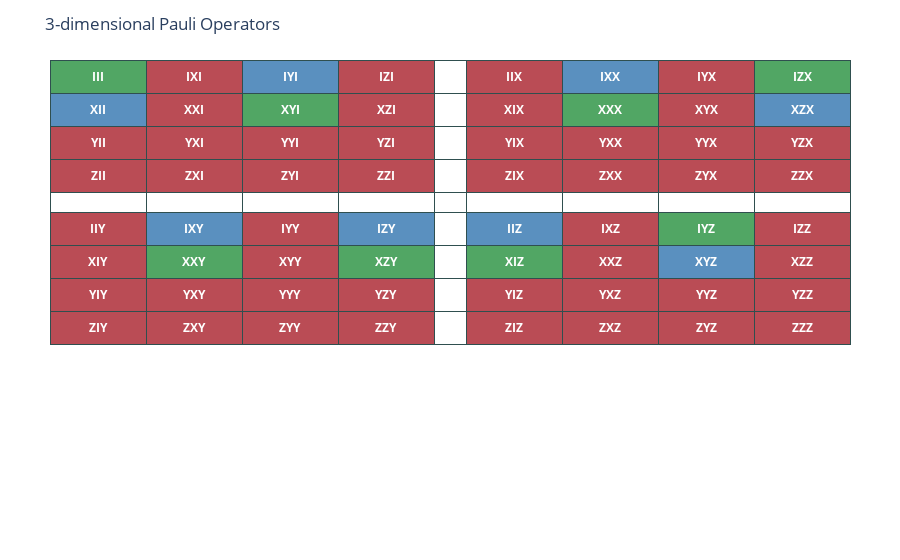

Notebook code cell kept with this figure:
### Code cell
draw_3_dim_paulis_with_value_assignment(value_assigment_3_1_ex_3)

### Figure 1 — Plotly figure (JSON) as saved in the notebook; plotly's stock layout.template omitted (floating-point values rounded to 4 significant figures)
{"data": [{"cells": {"align": ["center"], "fill": {"color": [["#5A90BF", "#BA4C55", "#BA4C55", "white", "#BA4C55", "#BA4C55", "#BA4C55", "#BA4C55"], ["#BA4C55", "#BA4C55", "#BA4C55", "white", "#5A90BF", "#51A664", "#BA4C55", "#BA4C55"], ["#51A664", "#BA4C55", "#BA4C55", "white", "#BA4C55", "#BA4C55", "#BA4C55", "#BA4C55"], ["#BA4C55", "#BA4C55", "#BA4C55", "white", "#5A90BF", "#51A664", "#BA4C55", "#BA4C55"], ["white", "white", "white", "white", "white", "white", "white", "white"], ["#BA4C55", "#BA4C55", "#BA4C55", "white", "#5A90BF", "#51A664", "#BA4C55", "#BA4C55"], ["#51A664", "#BA4C55", "#BA4C55", "white", "#BA4C55", "#BA4C55", "#BA4C55", "#BA4C55"], ["#BA4C55", "#BA4C55", "#BA4C55", "white", "#51A664", "#5A90BF", "#BA4C55", "#BA4C55"], ["#5A90BF", "#BA4C55", "#BA4C55", "white", "#BA4C55", "#BA4C55", "#BA4C55", "#BA4C55"]]}, "font": {"color": "white", "size": 12}, "line": {"color": ["darkslategray"]}, "values": [["<b>XII</b>", "<b>YII</b>", "<b>ZII</b>", "<b></b>", "<b>IIY</b>", "<b>XIY</b>", "<b>YIY</b>", "<b>ZIY</b>"], ["<b>XXI</b>", "<b>YXI</b>", "<b>ZXI</b>", "<b></b>", "<b>IXY</b>", "<b>XXY</b>", "<b>YXY</b>", "<b>ZXY</b>"], ["<b>XYI</b>", "<b>YYI</b>", "<b>ZYI</b>", "<b></b>", "<b>IYY</b>", "<b>XYY</b>", "<b>YYY</b>", "<b>ZYY</b>"], ["<b>XZI</b>", "<b>YZI</b>", "<b>ZZI</b>", "<b></b>", "<b>IZY</b>", "<b>XZY</b>", "<b>YZY</b>", "<b>ZZY</b>"], ["<b></b>", "<b></b>", "<b></b>", "<b></b>", "<b></b>", "<b></b>", "<b></b>", "<b></b>"], ["<b>XIX</b>", "<b>YIX</b>", "<b>ZIX</b>", "<b></b>", "<b>IIZ</b>", "<b>XIZ</b>", "<b>YIZ</b>", "<b>ZIZ</b>"], ["<b>XXX</b>", "<b>YXX</b>", "<b>ZXX</b>", "<b></b>", "<b>IXZ</b>", "<b>XXZ</b>", "<b>YXZ</b>", "<b>ZXZ</b>"], ["<b>XYX</b>", "<b>YYX</b>", "<b>ZYX</b>", "<b></b>", "<b>IYZ</b>", "<b>XYZ</b>", "<b>YYZ</b>", "<b>ZYZ</b>"], ["<b>XZX</b>", "<b>YZX</b>", "<b>ZZX</b>", "<b></b>", "<b>IZZ</b>", "<b>XZZ</b>", "<b>YZZ</b>", "<b>ZZZ</b>"]]}, "columnwidth": [3, 3, 3, 3, 1, 3, 3, 3, 3], "header": {"align": ["center"], "fill": {"color": ["#51A664", "#BA4C55", "#5A90BF", "#BA4C55", "white", "#BA4C55", "#5A90BF", "#BA4C55", "#51A664"]}, "font": {"color": "white", "size": 12}, "line": {"color": "darkslategray"}, "values": ["<b>III</b>", "<b>IXI</b>", "<b>IYI</b>", "<b>IZI</b>", "<b></b>", "<b>IIX</b>", "<b>IXX</b>", "<b>IYX</b>", "<b>IZX</b>"]}, "type": "table"}], "layout": {"margin": {"b": 50, "l": 50, "r": 50, "t": 60}, "showlegend": false, "title": {"text": "3-dimensional Pauli Operators"}}}
